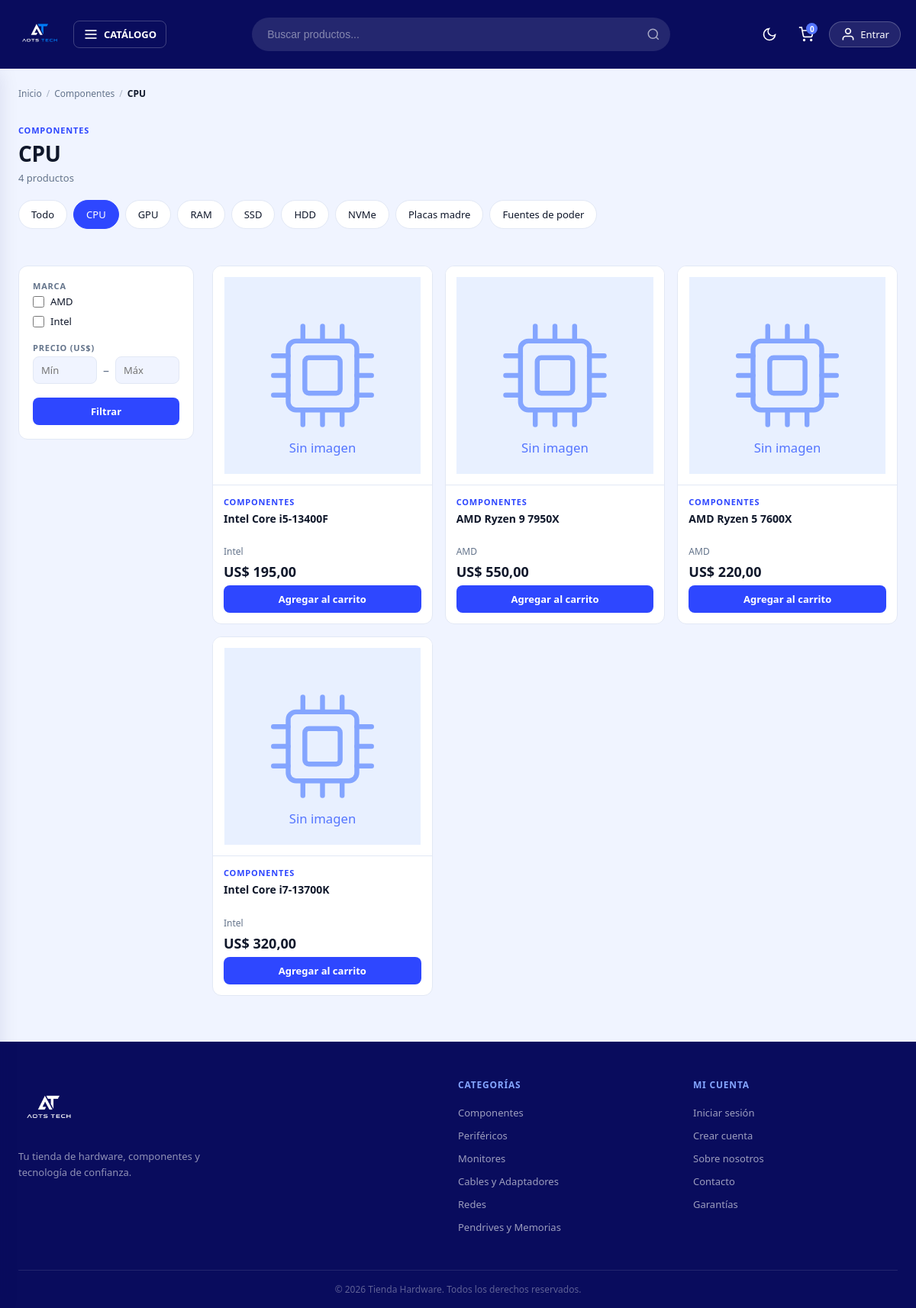
/categoria-producto/subcategoria?categoria=componentes&subcategoria=cpu, run on the app's committed database.
### tables this page shows
CREATE TABLE categorias (
    id          INT AUTO_INCREMENT PRIMARY KEY,
    nombre      VARCHAR(80)  NOT NULL,
    slug        VARCHAR(80)  NOT NULL UNIQUE,
    descripcion VARCHAR(255) DEFAULT ''
);

CREATE TABLE subcategorias (
    id           INT AUTO_INCREMENT PRIMARY KEY,
    nombre       VARCHAR(80)  NOT NULL,
    slug         VARCHAR(80)  NOT NULL UNIQUE,
    categoria_id INT          NOT NULL,
    descripcion  VARCHAR(255) DEFAULT '',
    CONSTRAINT fk_sub_categoria FOREIGN KEY (categoria_id) REFERENCES categorias(id)
);

CREATE TABLE productos (
    id              INT AUTO_INCREMENT PRIMARY KEY,
    nombre          VARCHAR(120)  NOT NULL,
    marca           VARCHAR(60)   NOT NULL DEFAULT '',
    descripcion     TEXT          NOT NULL,
    precio          DECIMAL(10,2) NOT NULL,
    stock           INT           NOT NULL DEFAULT 0,
    imagen          VARCHAR(255)  DEFAULT 'default.webp',
    subcategoria_id INT           NOT NULL,
    destacado       TINYINT(1)    NOT NULL DEFAULT 0,
    creado_en       TIMESTAMP     DEFAULT CURRENT_TIMESTAMP,
    CONSTRAINT fk_producto_subcategoria FOREIGN KEY (subcategoria_id) REFERENCES subcategorias(id)
);

### views/tienda/subcategoria.php (the view, shortened to what the rows shown need)
<?php
$url_base = '/categoria-producto/subcategoria?categoria=' . urlencode($categoria->slug)
          . '&subcategoria=' . urlencode($subcategoria->slug);
?>
<div class="contenedor">
    <nav class="breadcrumb" aria-label="Ruta de navegación">
        <a href="/">Inicio</a>
        <span class="breadcrumb__sep">/</span>
        <a href="/categoria-producto/categoria?categoria=<?= s($categoria->slug) ?>"><?= s($categoria->nombre) ?></a>
        <span class="breadcrumb__sep">/</span>
        <span class="breadcrumb__actual"><?= s($subcategoria->nombre) ?></span>
    </nav>
    <header class="page-header">
        <p class="page-header__overline"><?= s($categoria->nombre) ?></p>
        <h1 class="page-header__titulo"><?= s($subcategoria->nombre) ?></h1>
        <p class="page-header__meta">
            <?= (int) $total ?> producto<?= (int) $total === 1 ? '' : 's' ?>
        </p>
    </header>
    <?php if (!empty($subcategorias)): ?>
    <div class="chips">
        <a class="chip" href="/categoria-producto/categoria?categoria=<?= s($categoria->slug) ?>">Todo</a>
        <?php foreach ($subcategorias as $sub): ?>
        <a class="chip <?= $sub->id === $subcategoria->id ? 'chip--activo' : '' ?>"
           href="/categoria-producto/subcategoria?categoria=<?= s($categoria->slug) ?>&subcategoria=<?= s($sub->slug) ?>">
            <?= s($sub->nombre) ?>
        </a>
        <?php endforeach; ?>
    </div>
    <?php endif; ?>
    <div class="listado-layout seccion">
        <?php
        $url_limpiar = $url_base;
        ?>
        <div class="listado-layout__contenido">
            <?php if (empty($productos)): ?>
                <div class="vacio">
                    <span class="vacio__icono" aria-hidden="true">📦</span>
                    <p class="vacio__titulo">No encontramos productos</p>
                    <p class="vacio__texto">Probá con otros filtros o mirá las demás subcategorías de <?= s($categoria->nombre) ?>.</p>
                    <a href="<?= s($url_limpiar) ?>" class="boton boton--primario">Quitar filtros</a>
                </div>
            <?php else: ?>
                <div class="grid-productos">
                    <?php
                    foreach ($productos as $producto):
                        $producto->categoria = $categoria;
                        include __DIR__ . '/../parciales/producto-card.php';
                    endforeach;
                    ?>
                </div>
            <?php endif; ?>
        </div>
    </div>
</div>

### views/parciales/producto-card.php
<?php
$overline  = $producto->categoria->nombre ?? ($producto->subcategoria->nombre ?? '');
$sin_stock = (int) $producto->stock < 1;
?>
<article class="producto-card">
    <a href="/producto?id=<?= (int) $producto->id ?>" class="producto-card__media" tabindex="-1">
        <img src="/img/productos/<?= s($producto->imagen) ?>"
             alt="<?= s($producto->nombre) ?>"
             loading="lazy"
             onerror="this.onerror=null;this.src='/img/placeholder.svg'">
    </a>
    <div class="producto-card__body">
        <?php if ($overline): ?>
            <p class="producto-card__overline"><?= s($overline) ?></p>
        <?php endif; ?>
        <h3 class="producto-card__nombre">
            <a href="/producto?id=<?= (int) $producto->id ?>"><?= s($producto->nombre) ?></a>
        </h3>
        <?php if (!empty($producto->marca)): ?>
            <p class="producto-card__marca"><?= s($producto->marca) ?></p>
        <?php endif; ?>
        <p class="producto-card__precio"><?= formatear_precio($producto->precio) ?></p>
        <?php if ($sin_stock): ?>
            <span class="producto-card__agotado">Sin stock</span>
        <?php elseif (!is_admin()): ?>
            <button type="button"
                    class="boton boton--primario boton--sm agregar-carrito"
                    data-id="<?= (int) $producto->id ?>">
                Agregar al carrito
            </button>
        <?php endif; ?>
    </div>
</article>

### views/parciales/footer.php (shortened to what the rows shown need)
<?php if ($es_auth): ?>
<footer class="footer-auth">
    <div class="footer-auth__container">
        <a href="/" class="footer-auth__logo">
            <img src="/img/logo.png" alt="Tienda Hardware">
        </a>
        <p class="footer-auth__desc">
            Tu tienda de hardware, componentes y tecnología de confianza.
        </p>
        <div class="footer-auth__links">
            <a href="/sobre">Sobre nosotros</a>
            <a href="/contacto">Contacto</a>
            <a href="/garantia">Garantías</a>
        </div>
        <div class="footer-auth__copy">
            &copy; <?= date('Y') ?> Tienda Hardware. Todos los derechos reservados.
        </div>
    </div>
</footer>
<?php else: ?>
<footer class="footer">
    <div class="footer__container">
        <div class="footer__grid">
            <div class="footer__col">
                <ul class="footer__lista">
                    <?php
                    foreach (array_slice($categorias_nav, 0, 6) as $cat):
                    ?>
                    <li>
                        <a href="/categoria-producto/categoria?categoria=<?= s($cat->slug) ?>">
                            <?= s($cat->nombre) ?>
                        </a>
                    </li>
                    <?php endforeach; ?>
                </ul>
            </div>
        </div>
    </div>
</footer>
<?php endif; ?>

### data on the page
categorias: nombre "Componentes", nombre "COMPONENTES"
subcategorias: nombre "CPU"
subcategorias: nombre "GPU"
subcategorias: nombre "RAM"
subcategorias: nombre "SSD"
subcategorias: nombre "HDD"
subcategorias: nombre "NVMe"
subcategorias: nombre "Placas madre"
subcategorias: nombre "Fuentes de poder"
productos: nombre "Intel Core i5-13400F", marca "Intel", precio "US$ 195,00"
productos: nombre "AMD Ryzen 9 7950X", marca "AMD", precio "US$ 550,00"
productos: nombre "AMD Ryzen 5 7600X", marca "AMD", precio "US$ 220,00"
productos: nombre "Intel Core i7-13700K", marca "Intel", precio "US$ 320,00"
categorias: nombre "Periféricos"
categorias: nombre "Monitores"
categorias: nombre "Cables y Adaptadores"
categorias: nombre "Redes"
categorias: nombre "Pendrives y Memorias"

### other printed values
total_carrito() "0"
$total "4"
s($marca) "AMD"
s($marca) "Intel"
